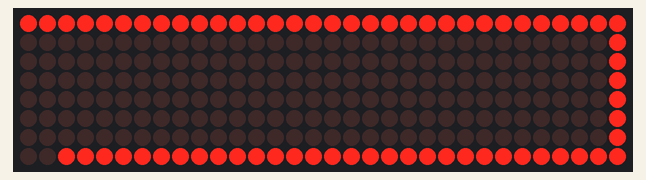
Bench run of a sketch on a simulated Arduino Uno, built with avr-gcc and run on an emulated ATmega328P. Shown: 32×8 LED matrix.

Above: at 0.45 s.
At 3.18 s:
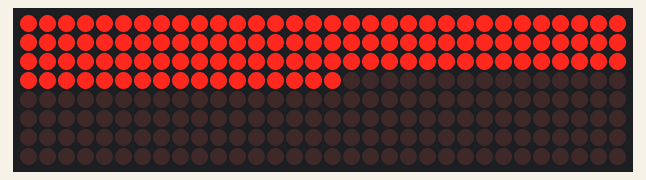
At 5.91 s:
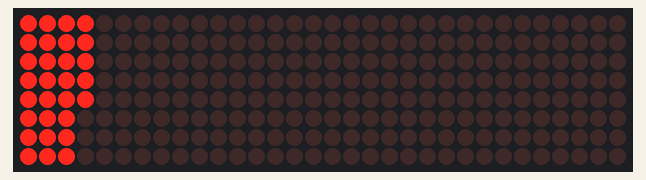
At 11.46 s:
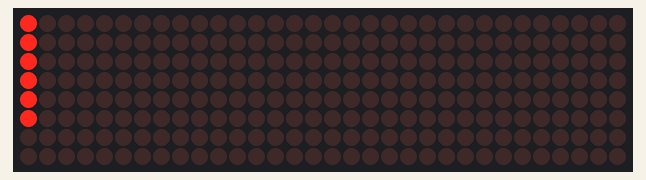
At 23.54 s:
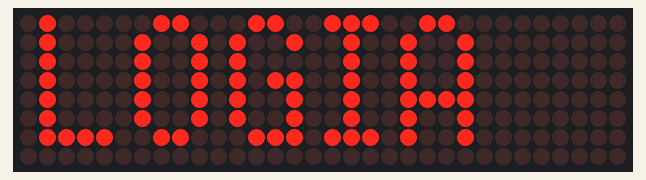
At 38.01 s:
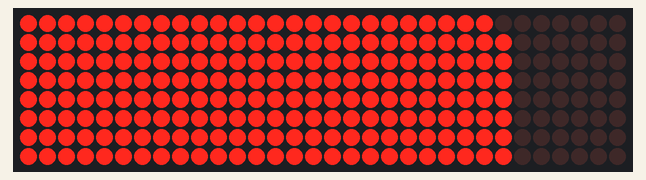

The sketch:

Matrix_Max_Demo.ino
```cpp
/*
 * NAME: MATRIX MAX DEMO
 * SHIELD USED : 4 Modules Display Max7219 Led 8x8
 * Credits CREATION: César J. Fois
 *
 * SHARED:  César J. Fois https://cesarfois.github.io/
 * Versão: 30-11-2018
 *
 */


#include <MaxMatrix.h>
#include <avr/pgmspace.h>

PROGMEM unsigned char const CH[] = {
3, 8, B00000000, B00000000, B00000000, B00000000, B00000000, // space
1, 8, B01011111, B00000000, B00000000, B00000000, B00000000, // !
3, 8, B00000011, B00000000, B00000011, B00000000, B00000000, // "
5, 8, B00010100, B00111110, B00010100, B00111110, B00010100, // #
4, 8, B00100100, B01101010, B00101011, B00010010, B00000000, // $
5, 8, B01100011, B00010011, B00001000, B01100100, B01100011, // %
5, 8, B00110110, B01001001, B01010110, B00100000, B01010000, // &
1, 8, B00000011, B00000000, B00000000, B00000000, B00000000, // '
3, 8, B00011100, B00100010, B01000001, B00000000, B00000000, // (
3, 8, B01000001, B00100010, B00011100, B00000000, B00000000, // )
5, 8, B00101000, B00011000, B00001110, B00011000, B00101000, // *
5, 8, B00001000, B00001000, B00111110, B00001000, B00001000, // +
2, 8, B10110000, B01110000, B00000000, B00000000, B00000000, // ,
4, 8, B00001000, B00001000, B00001000, B00001000, B00000000, // -
2, 8, B01100000, B01100000, B00000000, B00000000, B00000000, // .
4, 8, B01100000, B00011000, B00000110, B00000001, B00000000, // /
4, 8, B00111110, B01000001, B01000001, B00111110, B00000000, // 0
3, 8, B01000010, B01111111, B01000000, B00000000, B00000000, // 1
4, 8, B01100010, B01010001, B01001001, B01000110, B00000000, // 2
4, 8, B00100010, B01000001, B01001001, B00110110, B00000000, // 3
4, 8, B00011000, B00010100, B00010010, B01111111, B00000000, // 4
4, 8, B00100111, B01000101, B01000101, B00111001, B00000000, // 5
4, 8, B00111110, B01001001, B01001001, B00110000, B00000000, // 6
4, 8, B01100001, B00010001, B00001001, B00000111, B00000000, // 7
4, 8, B00110110, B01001001, B01001001, B00110110, B00000000, // 8
4, 8, B00000110, B01001001, B01001001, B00111110, B00000000, // 9
2, 8, B01010000, B00000000, B00000000, B00000000, B00000000, // :
2, 8, B10000000, B01010000, B00000000, B00000000, B00000000, // ;
3, 8, B00010000, B00101000, B01000100, B00000000, B00000000, // <
3, 8, B00010100, B00010100, B00010100, B00000000, B00000000, // =
3, 8, B01000100, B00101000, B00010000, B00000000, B00000000, // >
4, 8, B00000010, B01011001, B00001001, B00000110, B00000000, // ?
5, 8, B00111110, B01001001, B01010101, B01011101, B00001110, // @
4, 8, B01111110, B00010001, B00010001, B01111110, B00000000, // A
4, 8, B01111111, B01001001, B01001001, B00110110, B00000000, // B
4, 8, B00111110, B01000001, B01000001, B00100010, B00000000, // C
4, 8, B01111111, B01000001, B01000001, B00111110, B00000000, // D
4, 8, B01111111, B01001001, B01001001, B01000001, B00000000, // E
4, 8, B01111111, B00001001, B00001001, B00000001, B00000000, // F
4, 8, B00111110, B01000001, B01001001, B01111010, B00000000, // G
4, 8, B01111111, B00001000, B00001000, B01111111, B00000000, // H
3, 8, B01000001, B01111111, B01000001, B00000000, B00000000, // I
4, 8, B00110000, B01000000, B01000001, B00111111, B00000000, // J
4, 8, B01111111, B00001000, B00010100, B01100011, B00000000, // K
4, 8, B01111111, B01000000, B01000000, B01000000, B00000000, // L
5, 8, B01111111, B00000010, B00001100, B00000010, B01111111, // M
5, 8, B01111111, B00000100, B00001000, B00010000, B01111111, // N
4, 8, B00111110, B01000001, B01000001, B00111110, B00000000, // O
4, 8, B01111111, B00001001, B00001001, B00000110, B00000000, // P
4, 8, B00111110, B01000001, B01000001, B10111110, B00000000, // Q
4, 8, B01111111, B00001001, B00001001, B01110110, B00000000, // R
4, 8, B01000110, B01001001, B01001001, B00110010, B00000000, // S
5, 8, B00000001, B00000001, B01111111, B00000001, B00000001, // T
4, 8, B00111111, B01000000, B01000000, B00111111, B00000000, // U
5, 8, B00001111, B00110000, B01000000, B00110000, B00001111, // V
5, 8, B00111111, B01000000, B00111000, B01000000, B00111111, // W
5, 8, B01100011, B00010100, B00001000, B00010100, B01100011, // X
5, 8, B00000111, B00001000, B01110000, B00001000, B00000111, // Y
4, 8, B01100001, B01010001, B01001001, B01000111, B00000000, // Z
2, 8, B01111111, B01000001, B00000000, B00000000, B00000000, // [
4, 8, B00000001, B00000110, B00011000, B01100000, B00000000, // \ backslash
2, 8, B01000001, B01111111, B00000000, B00000000, B00000000, // ]
3, 8, B00000010, B00000001, B00000010, B00000000, B00000000, // hat
4, 8, B01000000, B01000000, B01000000, B01000000, B00000000, // _
2, 8, B00000001, B00000010, B00000000, B00000000, B00000000, // `
4, 8, B00100000, B01010100, B01010100, B01111000, B00000000, // a
4, 8, B01111111, B01000100, B01000100, B00111000, B00000000, // b
4, 8, B00111000, B01000100, B01000100, B00101000, B00000000, // c
4, 8, B00111000, B01000100, B01000100, B01111111, B00000000, // d
4, 8, B00111000, B01010100, B01010100, B00011000, B00000000, // e
3, 8, B00000100, B01111110, B00000101, B00000000, B00000000, // f
4, 8, B10011000, B10100100, B10100100, B01111000, B00000000, // g
4, 8, B01111111, B00000100, B00000100, B01111000, B00000000, // h
3, 8, B01000100, B01111101, B01000000, B00000000, B00000000, // i
4, 8, B01000000, B10000000, B10000100, B01111101, B00000000, // j
4, 8, B01111111, B00010000, B00101000, B01000100, B00000000, // k
3, 8, B01000001, B01111111, B01000000, B00000000, B00000000, // l
5, 8, B01111100, B00000100, B01111100, B00000100, B01111000, // m
4, 8, B01111100, B00000100, B00000100, B01111000, B00000000, // n
4, 8, B00111000, B01000100, B01000100, B00111000, B00000000, // o
4, 8, B11111100, B00100100, B00100100, B00011000, B00000000, // p
4, 8, B00011000, B00100100, B00100100, B11111100, B00000000, // q
4, 8, B01111100, B00001000, B00000100, B00000100, B00000000, // r
4, 8, B01001000, B01010100, B01010100, B00100100, B00000000, // s
3, 8, B00000100, B00111111, B01000100, B00000000, B00000000, // t
4, 8, B00111100, B01000000, B01000000, B01111100, B00000000, // u
5, 8, B00011100, B00100000, B01000000, B00100000, B00011100, // v
5, 8, B00111100, B01000000, B00111100, B01000000, B00111100, // w
5, 8, B01000100, B00101000, B00010000, B00101000, B01000100, // x
4, 8, B10011100, B10100000, B10100000, B01111100, B00000000, // y
3, 8, B01100100, B01010100, B01001100, B00000000, B00000000, // z
3, 8, B00001000, B00110110, B01000001, B00000000, B00000000, // {
1, 8, B01111111, B00000000, B00000000, B00000000, B00000000, // |
3, 8, B01000001, B00110110, B00001000, B00000000, B00000000, // }
4, 8, B00001000, B00000100, B00001000, B00000100, B00000000, // ~
};

int DIN = 9;   // DIN pin of MAX7219 module
int CS = 8;    // CS pin of MAX7219 module
int CLK = 7;   // CLK pin of MAX7219 module
int maxInUse = 4;
int vel = 3;
int vel2 = 20;
byte buffer[10];

char mensaje1[] = " CJF-"; //Escriba el mensaje a desplegar
char mensaje2[] ="TECNOLOGIA  ";


MaxMatrix m(DIN, CS, CLK, maxInUse);


void setup() {
  m.init(); // MAX7219 initialization
  m.setIntensity(0); // initial led matrix intensity, 0-15
}

void loop() {
int vel2 = 20;

//================================================================================================
//=========================================== OPEN ===============================================
//================================================================================================

int c1 = 0;
int c2 = 31;
int c3 = 7;
m.clear();          // Clears the display
while (c1 <= 3){


                   //Display horizontal // (pos hor, pos vert, on/off)

      for (int i=c1; i<=c2; i++)  {m.setDot(i,c1,true);    delay(vel); }
      for (int i=c1; i<=c3; i++)  {m.setDot(c2,i,true);    delay(vel); }
      for (int i=c2; i>=c1; i--)  {m.setDot(i,c3,true);    delay(vel); }
      for (int i=c3; i>=c1; i--)  {m.setDot(c1,i,true);    delay(vel); }

     c1++;
     c2--;
     c3--;
  }

//================================================================================================
//========================================= CLOSED ===============================================
//================================================================================================


      for (int i=3;  i<=28; i++)     {m.setDot(i,4,false);     delay(vel);  }   //horizontal
      for (int i=28; i>=3;  i--)     {m.setDot(i,3,false);     delay(vel);  }   //horizontal
      for (int i=3;  i<=5;  i++)     {m.setDot(2,i,false);     delay(vel);  }   //vertical
      for (int i=3;  i<=28; i++)     {m.setDot(i,5,false);     delay(vel);  }   //horizontal

      for (int i=5;  i>=2;  i--)     {m.setDot(29,i,false);    delay(vel);  }   //vertical
      for (int i=29; i>=2;  i--)     {m.setDot(i,2,false);     delay(vel);  }   //horizontal
      for (int i=2;  i<=6;  i++)     {m.setDot(1,i,false);     delay(vel);  }   //vertical
      for (int i=2;  i<=29; i++)     {m.setDot(i,6,false);     delay(vel);  }   //horizontal

      for (int i=6;  i>=2;  i--)     {m.setDot(30,i,false);    delay(vel);  }   //vertical
      for (int i=30; i>=1;  i--)     {m.setDot(i,1,false);     delay(vel);  }   //horizontal
      for (int i=1;  i<=7;  i++)     {m.setDot(0,i,false);     delay(vel);  }   //vertical
      for (int i=1;  i<=31; i++)     {m.setDot(i,7,false);     delay(vel);  }   //horizontal
      for (int i=7;  i>=1;  i--)     {m.setDot(31,i,false);    delay(vel);  }   //vertical

      for (int i=31; i>=1;  i--)     {m.setDot(i,0,false);     delay(vel);  }   //horizontal


//================================================================================================
//====================================== HORIZONTAL LINES ========================================
//================================================================================================

    for (int ic=0; ic<=7; ic++)
    for (int il=0; il<=31; il++)  {m.setDot(il,ic,true);    delay(5); }

    for (int ic=7; ic>=0; ic--)
    for (int il=31; il>=0; il--)  {m.setDot(il,ic,false);    delay(5); }

//================================================================================================
//======================================== VERTICAL LINES ========================================
//================================================================================================

   for (int ic=0; ic<=31; ic++)
   for (int il=0; il<=7; il++)  {m.setDot(ic,il,true);    delay(5); }

   for (int ic=31; ic>=0; ic--)
   for (int il=7; il>=0; il--)  {m.setDot(ic,il,false);    delay(5); }

   m.clear();          // Clears the displa

//================================================================================================
//============================================ CLOSED 2 ==========================================
//================================================================================================

int c11 = 0;
int c22 = 31;
int c33 = 7;
m.clear();          // Clears the display
while (c11 <= 3){


                   //Display horizontal // (pos hor, pos vert, on/off)

      for (int i=c11; i<=c22; i++)  {m.setDot(i,c11,true);    }
      for (int i=c11; i<=c33; i++)  {m.setDot(c22,i,true);    }
      for (int i=c22; i>=c11; i--)  {m.setDot(i,c33,true);    }
      for (int i=c33; i>=c11; i--)  {m.setDot(c11,i,true);    }

      delay(200);

     c11++;
     c22--;
     c33--;
}

//================================================================================================
//============================================ OPEN 2 ==========================================
//================================================================================================

int c111 = 0;
int c222 = 31;
int c333 = 7;
int i = 7;

while (c111 <= 3){


                   //Display horizontal // (pos hor, pos vert, on/off)

      for (int i=c111; i<=c222; i++)  {m.setDot(i,c111,false);    }
      for (int i=c111; i<=c333; i++)  {m.setDot(c222,i,false);    }
      for (int i=c222; i>=c111; i--)  {m.setDot(i,c333,false);    }
      for (int i=c333; i>=c111; i--)  {m.setDot(c111,i,false);    }

      delay(200);

     c111++;
     c222--;
     c333--;
}
//================================================================================================
//============================================ Vertical lines v2 =================================
//================================================================================================
    for (int ic=0; ic<=31; ic++)

     if (ic%2 == 0)   {
                      for (int il=0; il<=7; il++) {
                      m.setDot(ic,il,true);
                      delay(vel2);
                      }
     }
     else if (ic%2 != 0){
                          for (int i=7; i>=0; i--){
                          m.setDot(ic,i,true);
                         delay(vel2);

                          }
                          vel2 = vel2 - 1;
                          }
//================================================================================================
//========================================== TEXT MESSAGING ======================================
//================================================================================================


printStringWithShift(mensaje1, 100);       // El ultimo termino se usa para la velocidad del mensaje
printStringWithShift(mensaje2, 100);


}
//================================================================================================
//============================================ FUNCTIONS =========================================
//================================================================================================

void printCharWithShift(char c, int shift_speed){    // Imprime caracteres
  if (c < 32) return;
  c -= 32;
  memcpy_P(buffer, CH + 7*c, 7);
  m.writeSprite(maxInUse*8, 0, buffer);
  m.setColumn(maxInUse*8 + buffer[0], 0);

  for (int i=0; i<buffer[0]+1; i++)
  {
    delay(shift_speed);
    m.shiftLeft(false, false);
  }
}

void printStringWithShift(char* s, int shift_speed){        // Imprime cadena de caracteres
  while (*s != 0){
    printCharWithShift(*s, shift_speed);
    s++;
  }
}

void printString(char* s)                            // Imprime cadena
{
  int col = 0;
  while (*s != 0)
  {
    if (*s < 32) continue;
    char c = *s - 32;
    memcpy_P(buffer, CH + 7*c, 7);
    m.writeSprite(col, 0, buffer);
    m.setColumn(col + buffer[0], 0);
    col += buffer[0] + 1;
    s++;
  }
}
```
